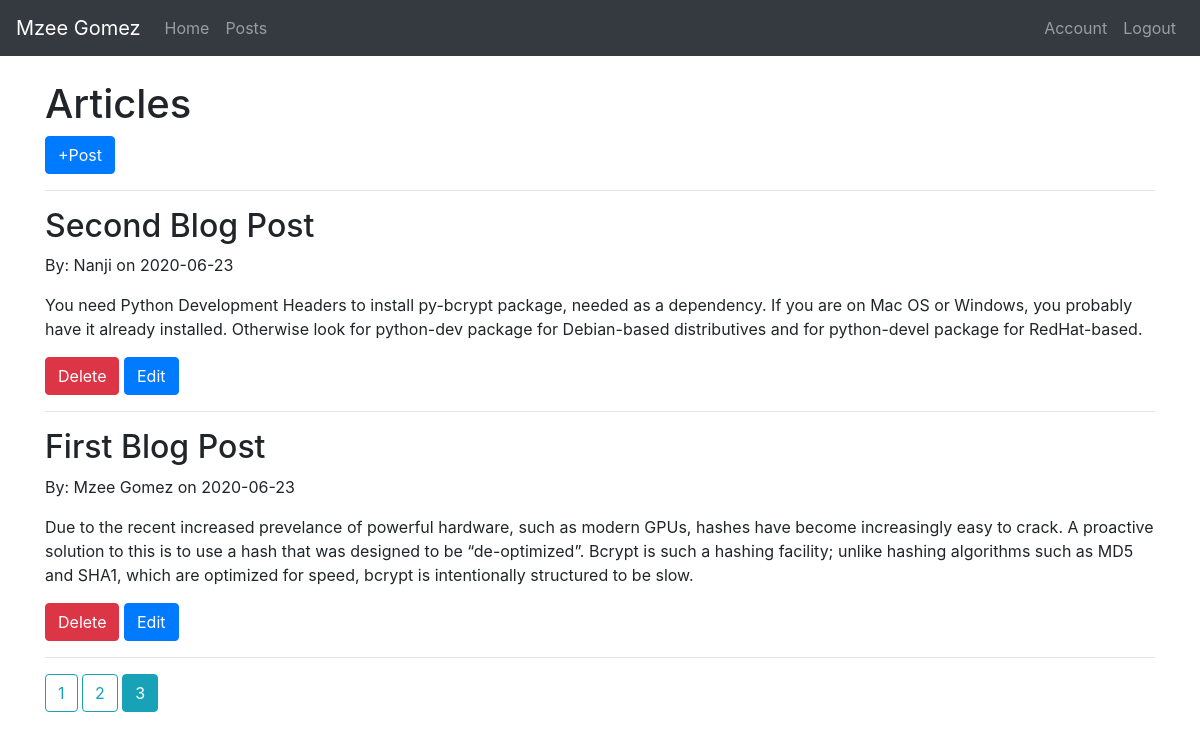
Screenshot of /post?page=3 (signed in) with the database file from the repository.
### app.py (models this page shows, shortened)
class Blog(db.Model):
    id = db.Column(db.Integer, primary_key=True)
    title = db.Column(db.String(40), nullable=False)
    author = db.Column(db.String(20), nullable=False)
    content = db.Column(db.Text, nullable=False)
    date_posted = db.Column(db.DateTime, nullable=False, default=datetime.utcnow)

### app.py (the view)
@app.route('/post')
@login_required
def post():
    page = request.args.get('page', 1, type=int)
    posts = Blog.query.order_by(Blog.date_posted.desc()).paginate(page=page, per_page=5)
    return render_template('post.html', posts=posts)

### app.py (called while the page is built)
@login_manager.user_loader
def load_user(user_id):
    return User.query.get(int(user_id))

### templates/post.html
{% extends 'layout.html' %}
{% block body %}
    <h1>Articles</h1>
    <a class="btn btn-primary" href="/add">+Post</a>
    <hr>
    {% for post in posts.items %}
        <h2>{{ post.title }}</h2>
        <p>By: {{ post.author }} on {{ post.date_posted.strftime('%Y-%m-%d') }}</p>
        <p style="white-space: pre-wrap">{{ post.content }}</p>
        <a class="btn btn-danger" href="/post/delete/{{post.id}}">Delete</a>
        <a class="btn btn-primary" href="/post/edit/{{post.id}}">Edit</a>
        <hr>
    {% endfor %}
    {% for page_num in posts.iter_pages(left_edge=1, right_edge=1, left_current=1, right_current=2) %}
        {% if page_num %}
            {% if posts.page == page_num %}
                <a class="btn btn-info mb-4" href="{{ url_for('post', page=page_num) }}">{{ page_num }}</a>
            {% else %}
            <a class="btn btn-outline-info mb-4" href="{{ url_for('post', page=page_num) }}">{{ page_num }}</a>
            {% endif %}
        {% else %}
            ...
        {% endif %}
    {% endfor %}
{% endblock %}

### rows the page displays
Blog: title "Second Blog Post", author "Nanji", date_posted "2020-06-23", content "You need Python Development Headers to install py-bcrypt package, needed as a dependency. If you are on Mac OS or Windows, you probably have it already installed. Otherwise look for python-dev package for Debian-based distributives and for python-devel package for RedHat-based."
Blog: title "First Blog Post", author "Mzee Gomez", date_posted "2020-06-23", content "Due to the recent increased prevelance of powerful hardware, such as modern GPUs, hashes have become increasingly easy to crack. A proactive solution to this is to use a hash that was designed to be “de-optimized”. Bcrypt is such a hashing facility; unlike hashing algorithms such as MD5 and SHA1, which are optimized for speed, bcrypt is intentionally structured to be slow."

### other values shown
{{ page_num }} "1" "2"
{{ page_num }} "3"
